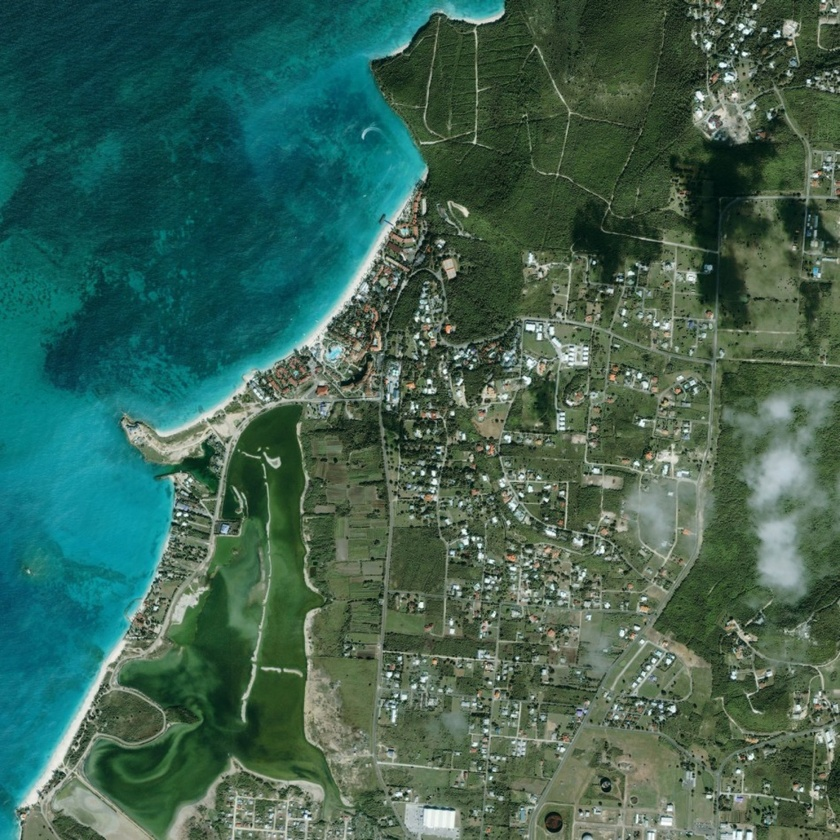
#> input picture test1.jpg, 840 x 840 px, shrunk from 1600 x 1600 before the run, found by its file name
$ python mask_test.py
#> lines starting #> are read from the running program, lines starting #| are printed output that depends on the picture; after the words box and inside, x2 and y2 are one past the last pixel; in counts of white or black regions, pixels touching at a corner belong together
import numpy as np
from PIL import Image

def test_masks(img_path):
    img = Image.open(img_path).convert("RGB")
#> img is the input picture: PIL image 840x840 RGB; mean R, G, B 62, 99.5, 83.7
    arr = np.array(img)

    r = arr[:,:,0].astype(np.float32)
    g = arr[:,:,1].astype(np.float32)
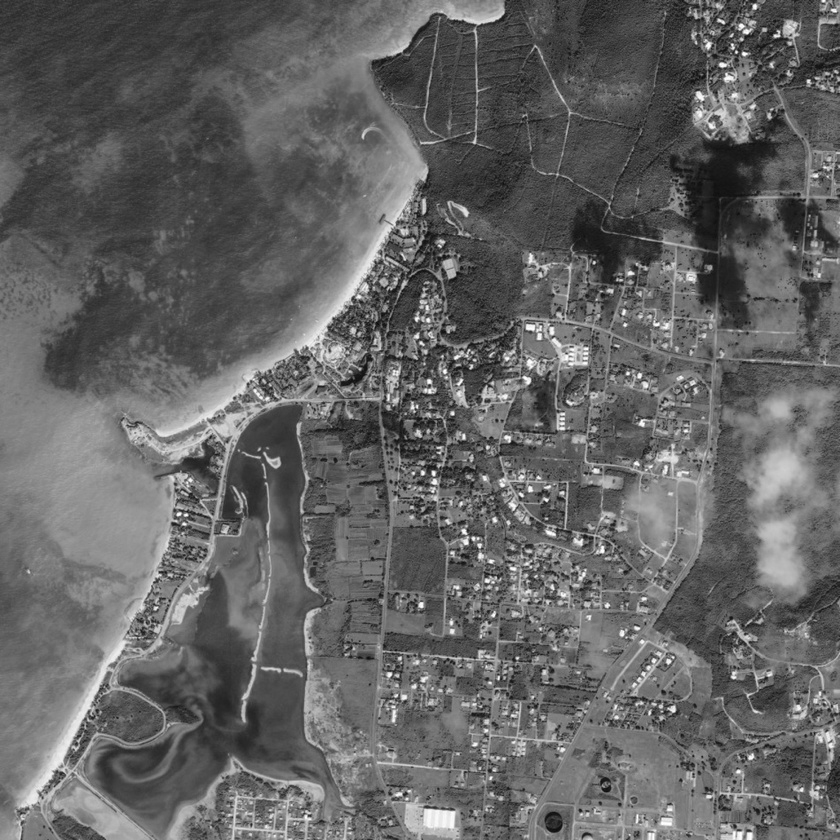
#> g: shape (840, 840) float32; min 12, max 255, mean 99.5
    b = arr[:,:,2].astype(np.float32)
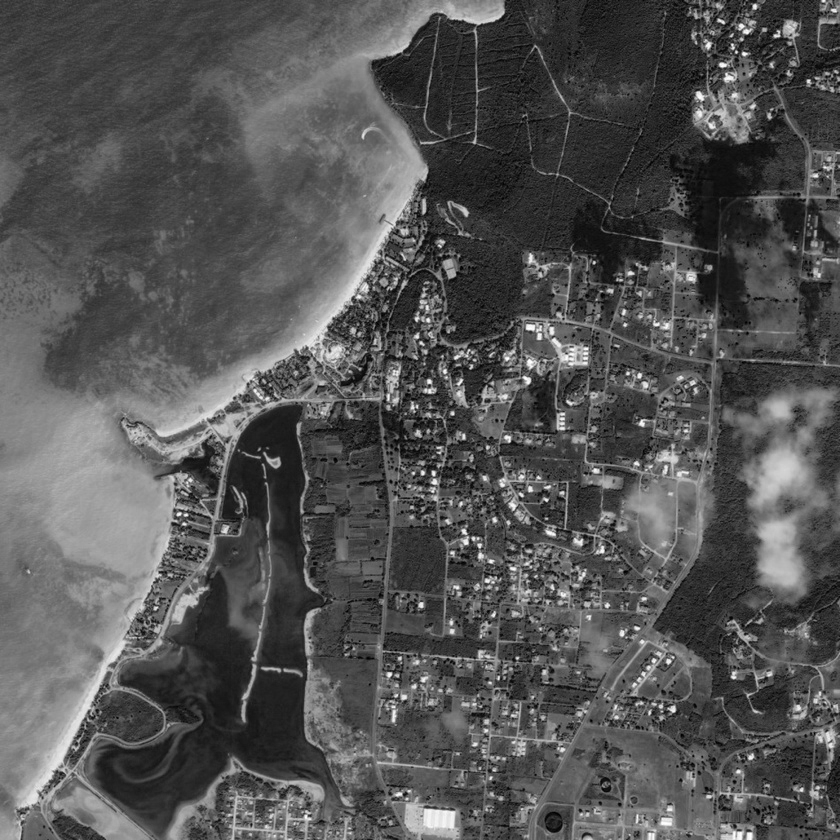
#> b: shape (840, 840) float32; min 0, max 255, mean 83.7

    w_score = (b - r) / (r + g + b + 1e-6)
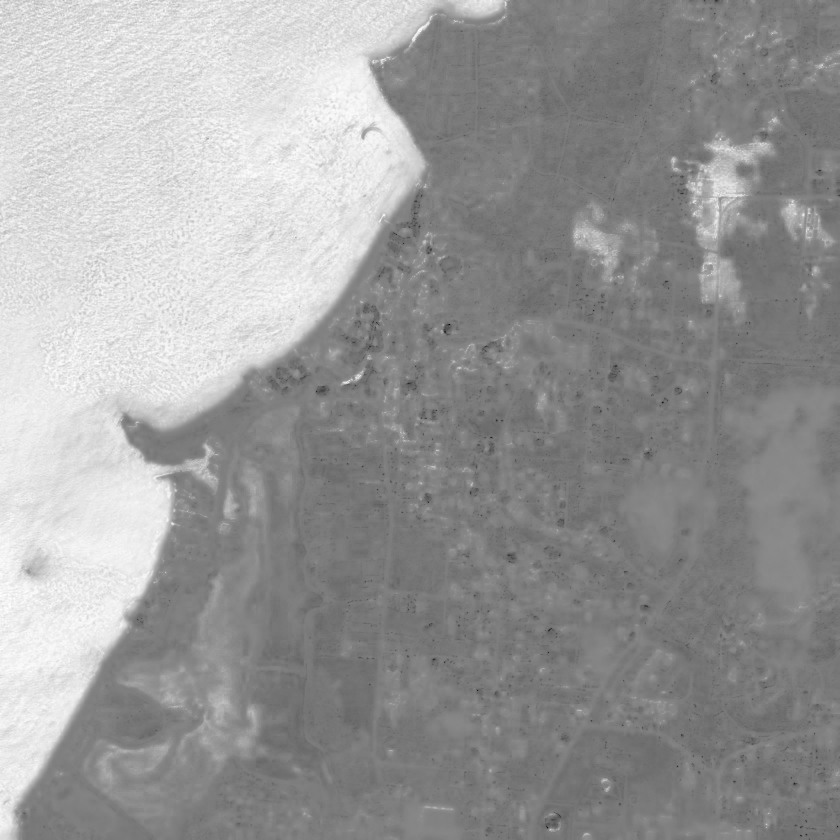
#> w_score: shape (840, 840) float32; min -0.582, max 0.563, mean 0.109; drawn with min black and max white
    v_score = (g - r) / (g + r + b + 1e-6)
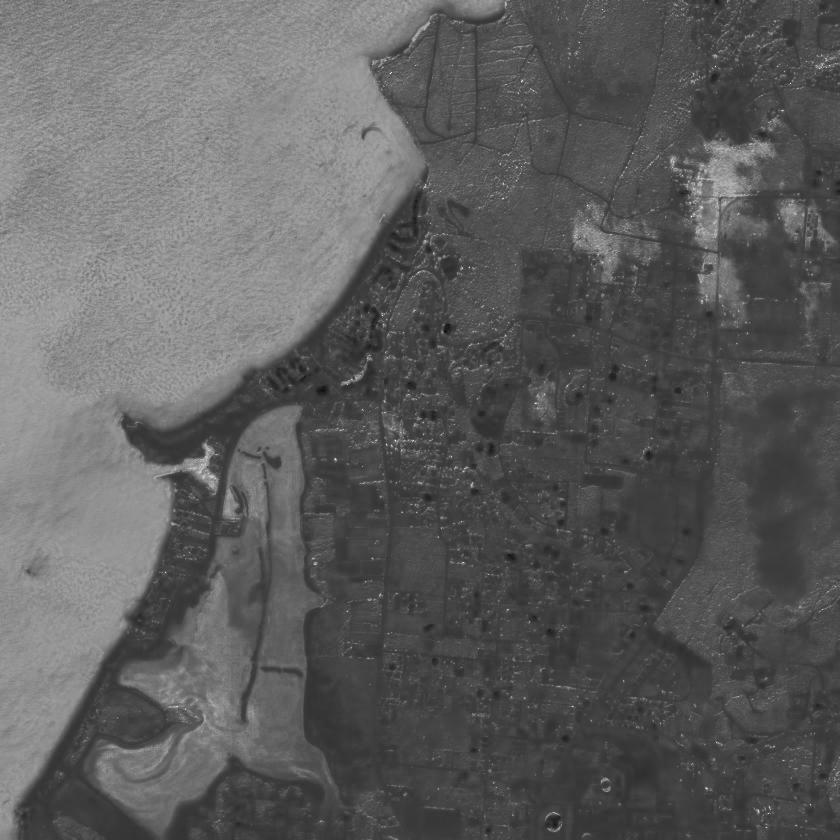
#> v_score: shape (840, 840) float32; min -0.256, max 0.947, mean 0.188; drawn with min black and max white

    # Create mask visualizations
    w_mask = (w_score >= 0.04).astype(np.uint8) * 255
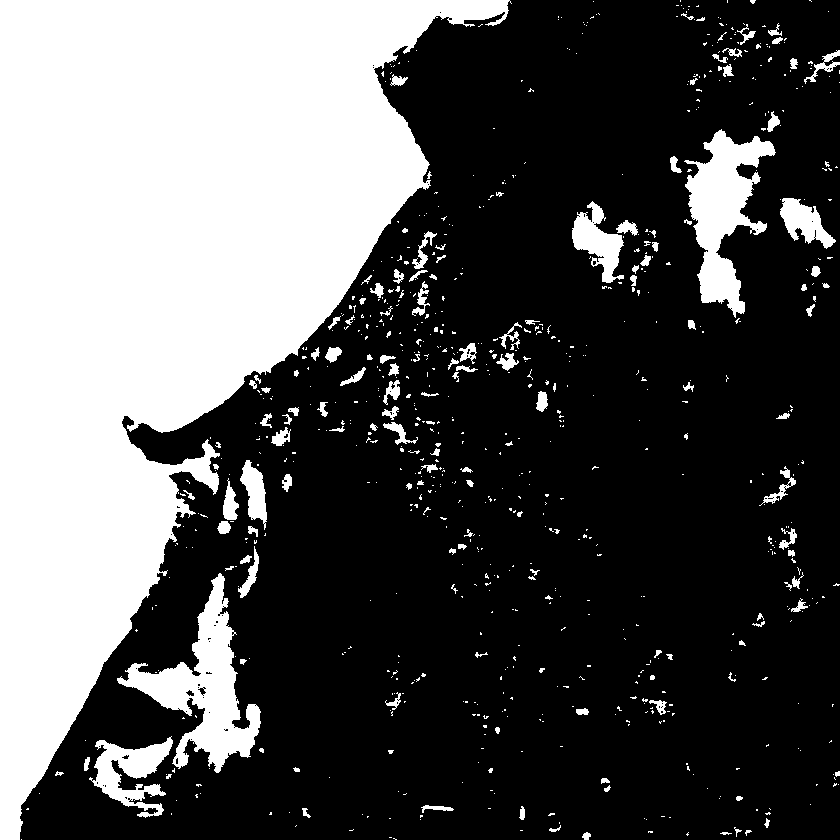
#> w_mask: shape (840, 840); 33.9% white; 799 white regions (654 under 20 px), largest, box (x1, y1, x2, y2) and area: (0, 0, 512, 840) 202446, (117, 573, 261, 773) 9315, (684, 129, 776, 318) 7730
    v_mask = (v_score >= 0.02).astype(np.uint8) * 255
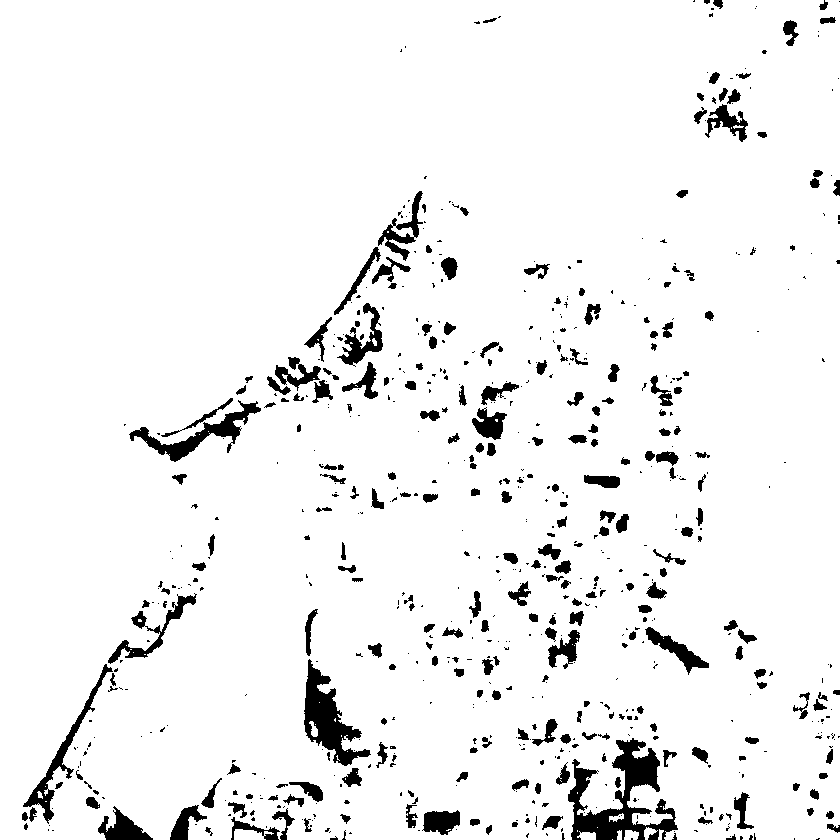
#> v_mask: shape (840, 840); 94.2% white; 703 black regions (444 under 20 px), largest, box (x1, y1, x2, y2) and area: (568, 738, 678, 840) 4438, (304, 659, 371, 766) 2706, (129, 400, 261, 462) 1786

    Image.fromarray(w_mask).save("water_mask_test.png")
    Image.fromarray(v_mask).save("veg_mask_test.png")

    print(f"Water mean score: {w_score.mean():.3f}, max: {w_score.max():.3f}")
#| Water mean score: 0.109, max: 0.563
    print(f"Veg mean score: {v_score.mean():.3f}, max: {v_score.max():.3f}")
#| Veg mean score: 0.188, max: 0.947

if __name__ == "__main__":
    test_masks("/home/tanish03/Desktop/UG4-2/SDS/proj/test1.jpg")

$ run again, with hilbert_curve_visualization.png saved as test1.jpg
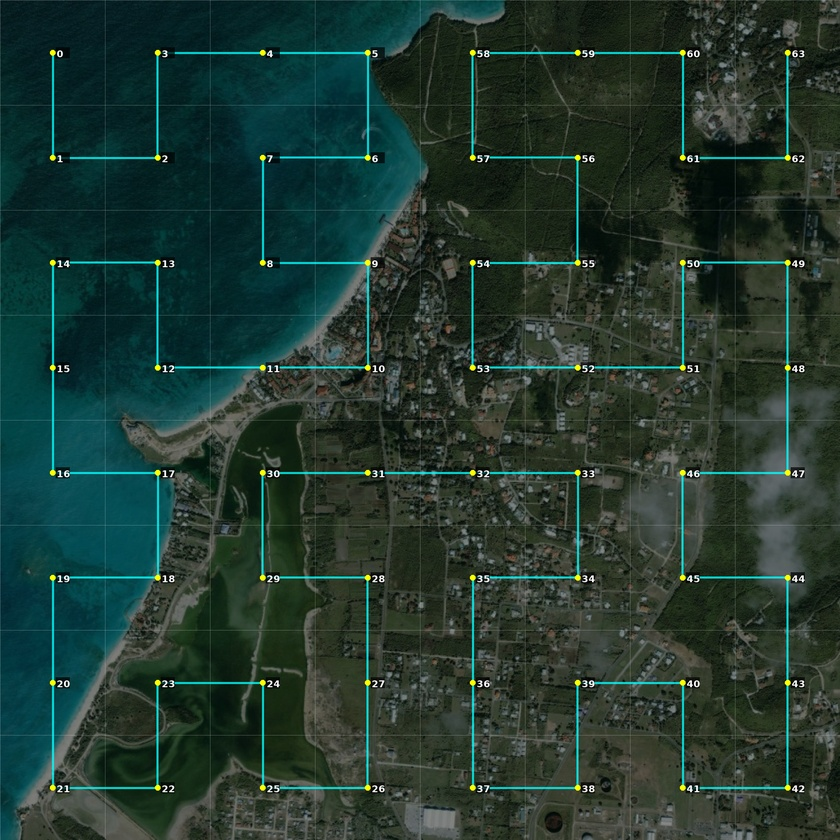
#> input picture hilbert_curve_visualization.png, 840 x 840 px, shrunk from 1600 x 1600 before the run, found by its file name
#> in test_masks, img is the input picture: PIL image 840x840 RGB; mean R, G, B 34.1, 56.7, 48
#> in test_masks, `w_mask = (w_score >= 0.04).astype(np.uint8) * 255`:
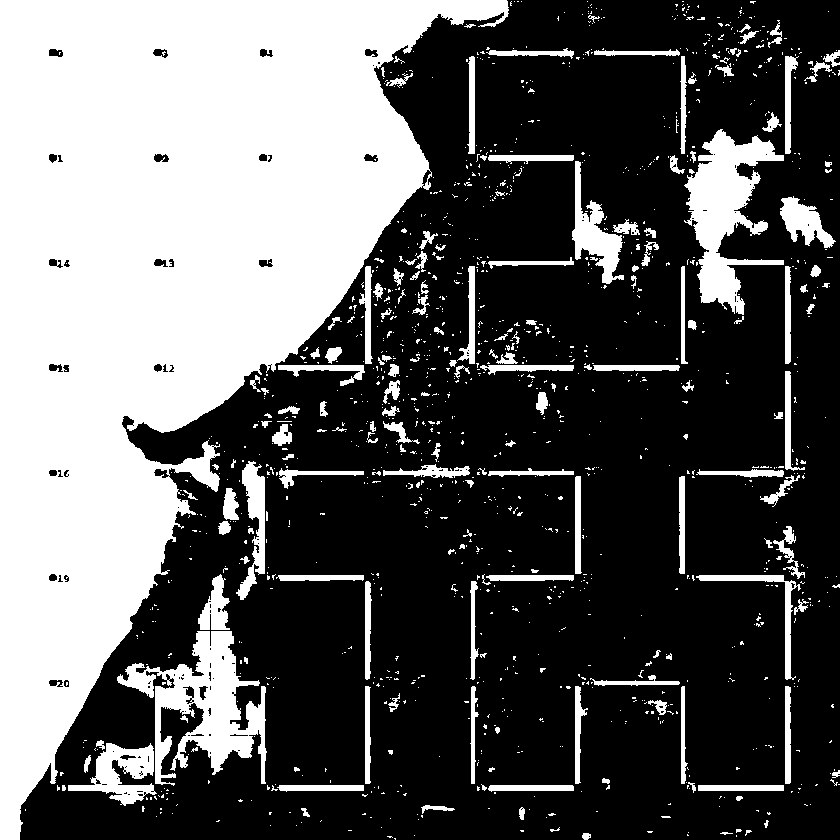
#> w_mask: shape (840, 840); 36.7% white; 1309 white regions (1134 under 20 px), largest, box (x1, y1, x2, y2) and area: (0, 0, 509, 840) 201039, (117, 631, 267, 786) 9260, (684, 129, 784, 315) 8198
#> in test_masks, `v_mask = (v_score >= 0.02).astype(np.uint8) * 255`:
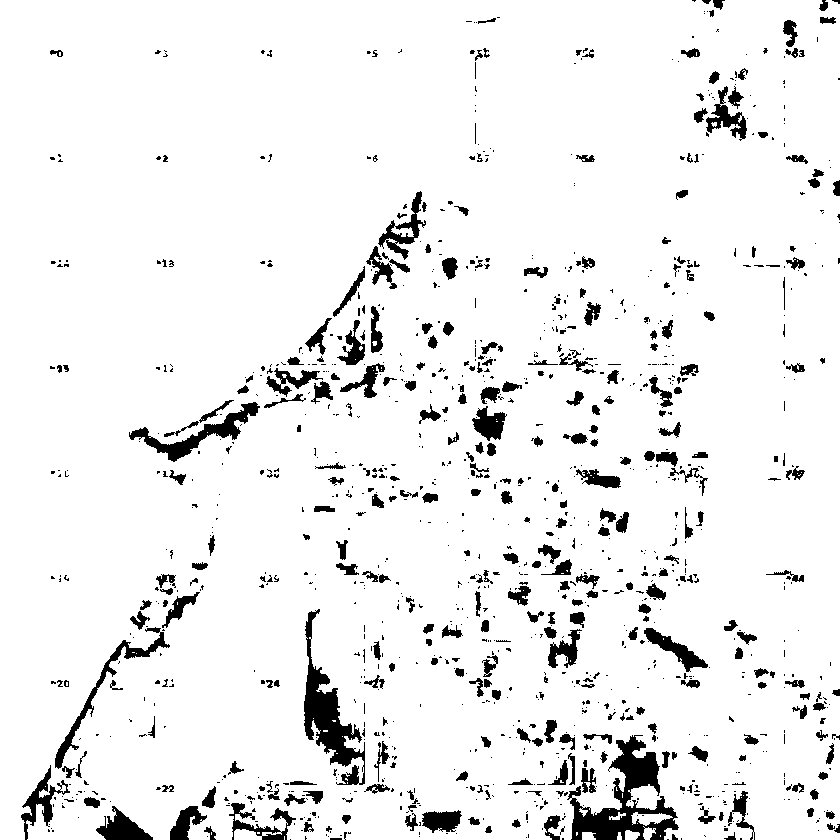
#> v_mask: shape (840, 840); 93.1% white; 1195 black regions (857 under 20 px), largest, box (x1, y1, x2, y2) and area: (567, 735, 679, 840) 4386, (304, 609, 365, 785) 3388, (129, 402, 260, 462) 1705
#| Water mean score: 0.116, max: 1.000
#| Veg mean score: 0.195, max: 1.000

$ run again, with integration_standalone_view.png saved as test1.jpg
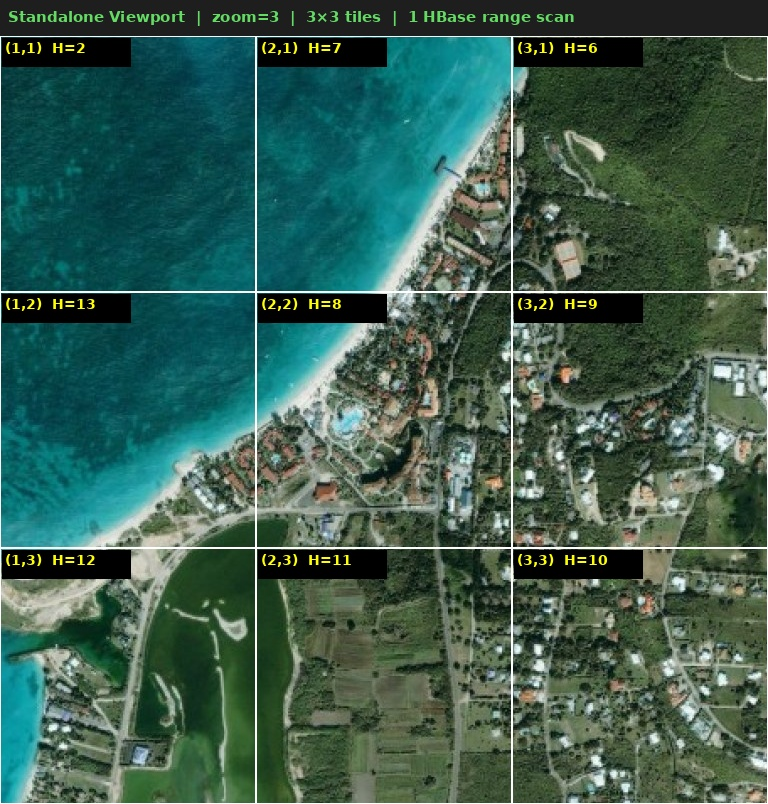
#> input picture integration_standalone_view.png, 768 x 804 px, found by its file name
#> in test_masks, img is the input picture: PIL image 768x804 RGB; mean R, G, B 58.8, 93, 79.5
#> in test_masks, `w_mask = (w_score >= 0.04).astype(np.uint8) * 255`:
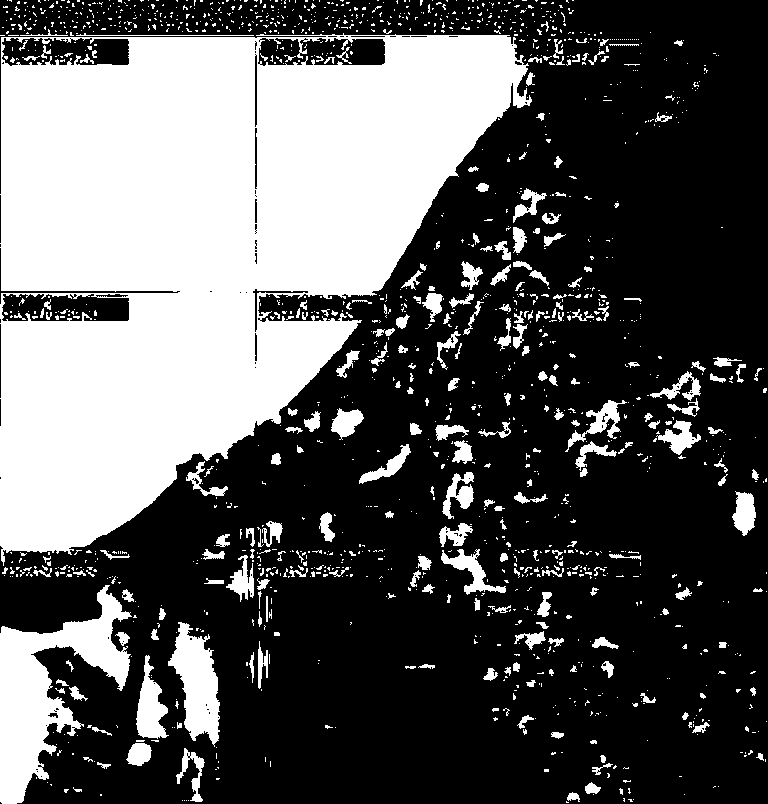
#> w_mask: shape (804, 768); 35% white; 1564 white regions (1315 under 20 px), largest, box (x1, y1, x2, y2) and area: (0, 33, 532, 566) 169622, (0, 585, 132, 804) 11491, (168, 622, 220, 747) 3619
#> in test_masks, `v_mask = (v_score >= 0.02).astype(np.uint8) * 255`:
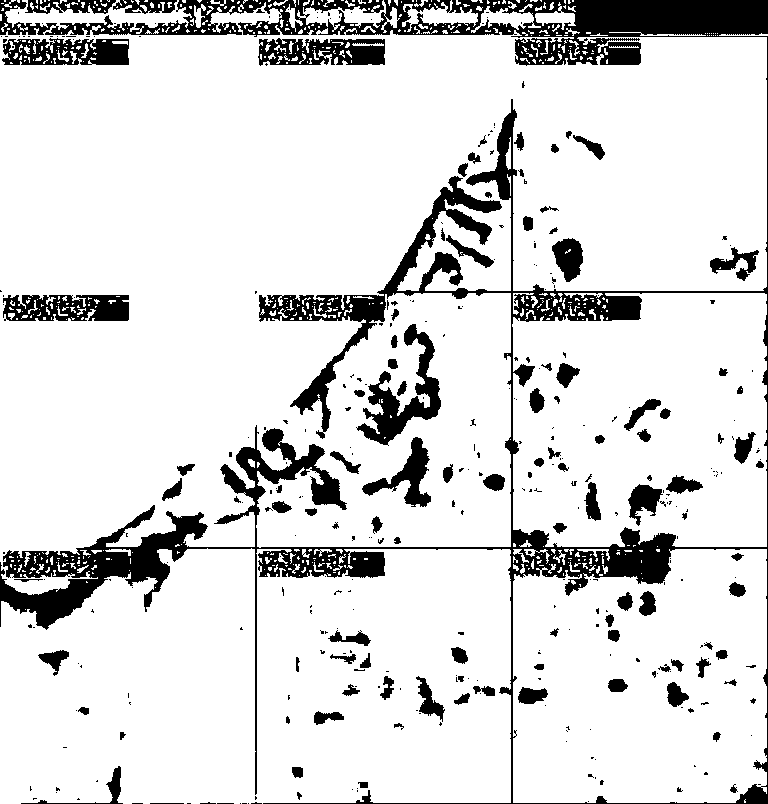
#> v_mask: shape (804, 768); 86.1% white; 365 black regions (257 under 20 px), largest, box (x1, y1, x2, y2) and area: (0, 0, 768, 804) 56765, (356, 324, 441, 446) 3272, (3, 295, 129, 321) 2548
#| Water mean score: 0.105, max: 1.000
#| Veg mean score: 0.182, max: 1.000
